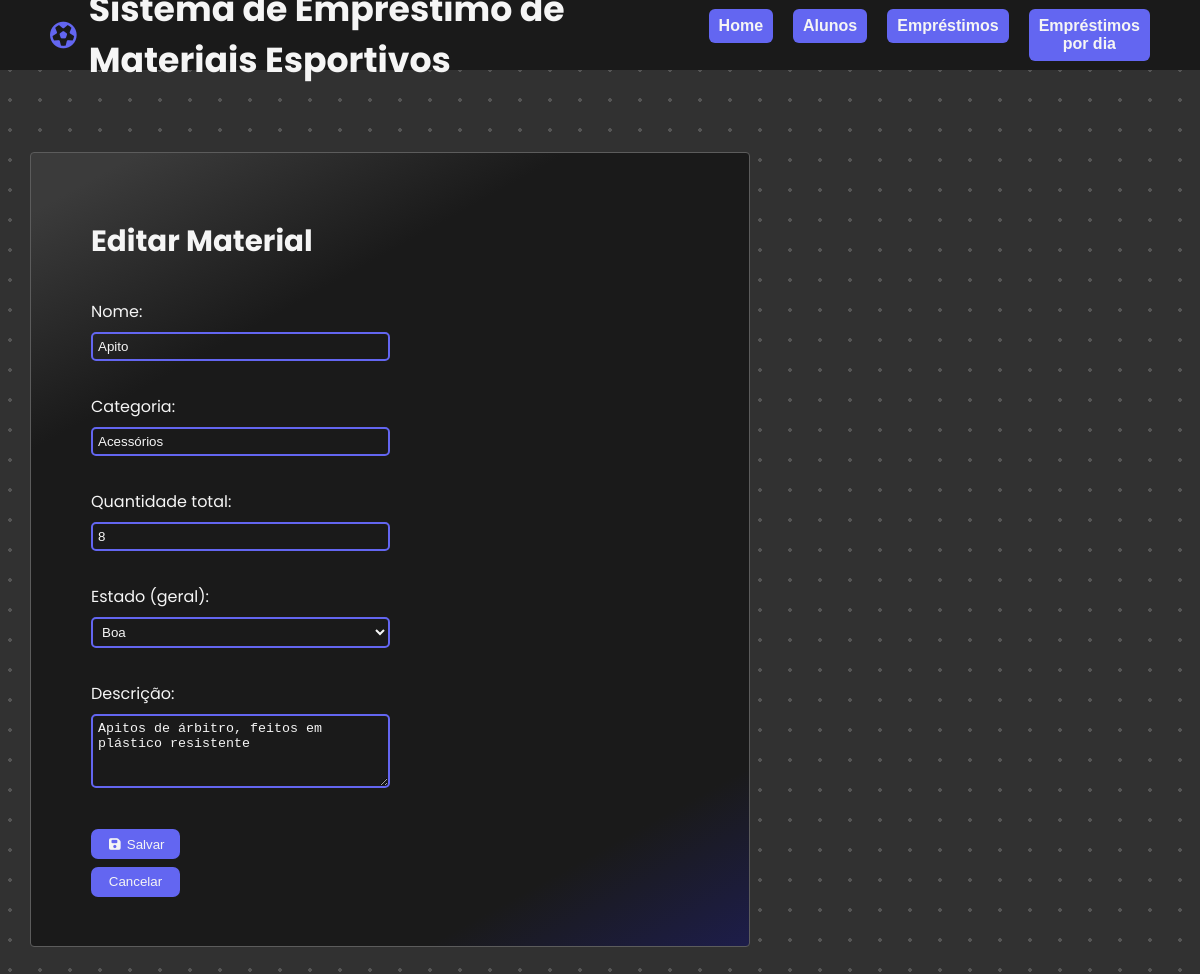
The page /public/index.php?entidade=material&acao=editar&id=6 on the database its author committed.
### tables this page shows
CREATE TABLE Material (
  id_material INT PRIMARY KEY AUTO_INCREMENT,
  nome VARCHAR(100),
  categoria VARCHAR(50),
  quantidade_total INT,
  quantidade_disp INT,
  estado VARCHAR(20),
  descricao varchar(200)
);

### config/db.php (called while the page is built, shortened)
<?php
function getPDO() {
  $host = '127.0.0.1';
  $db   = 'reservamateriais';
  $user = 'root';
  $pass = '';
  $dsn  = "mysql:host=$host;dbname=$db;charset=utf8";
  try {
    $pdo = new PDO($dsn, $user, $pass);
    $pdo->setAttribute(PDO::ATTR_ERRMODE, PDO::ERRMODE_EXCEPTION);
    $pdo->setAttribute(PDO::ATTR_DEFAULT_FETCH_MODE, PDO::FETCH_ASSOC);
    return $pdo;
  } catch (PDOException $e) {
    die('Erro de conexão: ' . $e->getMessage());
  }
}
function h($s) {
  return htmlspecialchars($s ?? '', ENT_QUOTES, 'UTF-8');
}

### src/dao/materialDAO.php (called while the page is built, shortened)
<?php
require_once __DIR__ . '/../../config/db.php';
class MaterialDAO {
  private $pdo;
  public function __construct() { $this->pdo = getPDO(); }
  public function buscarPorId($id) {
    $stmt = $this->pdo->prepare("SELECT id_material, nome, categoria, quantidade_total, quantidade_disp, estado, descricao
                                 FROM Material WHERE id_material = ?");
    $stmt->execute(array($id));
    return $stmt->fetch();
  }
}

### src/controller/material_editar.php (the view, shortened to what this page needs)
<!DOCTYPE html>
<html lang="pt-br">
<head>
    <link rel="stylesheet" href="assets/style.css">
    <link rel="stylesheet" href="https://cdnjs.cloudflare.com/ajax/libs/font-awesome/7.0.1/css/all.min.css"
 />
</head>
<body>
    <header>
        <div>
            <i class="fa-regular fa-futbol"></i>
            <h1>Sistema de Empréstimo de Materiais Esportivos</h1>
        </div>
        <div>
           <a href="?entidade=home&acao=index"><button type="button">Home</button></a>
            <a href="?entidade=aluno&acao=listar"><button type="button">Alunos</button></a>
            <a href="?entidade=emprestimo&acao=listar"><button type="button">Empréstimos</button></a>
            <a href="?entidade=emprestimo&acao=por_dia"><button type="button">Empréstimos por dia</button></a>
        </div>
    </header>
    <section id="corpo">
        <main>
            <?php
            require_once __DIR__ . '/../dao/MaterialDAO.php';
            $dao = new MaterialDAO();
            $id = isset($_GET['id']) ? $_GET['id'] : '';
            $material = $dao->buscarPorId($id);
            echo '<h2>Editar Material</h2>';
            echo '<form method="post">';
            echo 'Nome: <input type="text" name="nome" value="' . h($material['nome']) . '"><br>';
            echo 'Categoria: <input type="text" name="categoria" value="' . h($material['categoria']) . '"><br>';
            echo 'Quantidade total: <input type="number" name="quantidade_total" min="0" value="' . h($material['quantidade_total']) . '"><br>';
            $selNovo = $material['estado'] === 'Novo' ? ' selected' : '';
            $selBoa = $material['estado'] === 'Boa' ? ' selected' : '';
            $selRuim = $material['estado'] === 'Ruim' ? ' selected' : '';
            $selQueb = $material['estado'] === 'Quebrado' ? ' selected' : '';
            echo 'Estado (geral): <select name="estado">'
                . '<option value="Novo"' . $selNovo . '>Novo</option>'
                . '<option value="Boa"' . $selBoa . '>Boa</option>'
                . '<option value="Ruim"' . $selRuim . '>Ruim</option>'
                . '<option value="Quebrado"' . $selQueb . '>Quebrado</option>'
                . '</select><br>';
            echo 'Descrição:<br><textarea name="descricao" rows="4" cols="50">' . h($material['descricao'] ?? '') . '</textarea><br>';
            echo '<button type="submit"><i class="fa-solid fa-floppy-disk"></i> Salvar</button> ';
            echo '<a href="?entidade=material&acao=listar"><button type="button" class="formButton">Cancelar</button></a>';
            echo '</form>';
            ?>
        </main>
    </section>
</body>
</html>

### public/assets/style.css (style rules this page uses)
* { margin: 0; padding: 0; box-sizing: border-box; }
button { cursor: pointer; }
body { font-family: Arial, sans-serif; font-family: "Poppins", sans-serif; height: 100vh; width: 100vw; color: whitesmoke; background-color: #313131; background-image: radial-gradient(rgba(255, 255, 255, 0.171) 2px, transparent 0); background-size: 30px 30px; background-position: -5px -5px }
header { background-color: #1a1a1a; display: flex; align-items: center; height: 70px; width: 100%; justify-content: space-between; }
header>* { margin: 0 50px; }
header div:first-child { display: flex; align-items: center; gap: 12px; }
header div:last-child { display: flex; gap: 20px; }
h1 { font-size: 26pt; font-weight: 700; }
header i { font-size: 20pt; font-weight: 700; color: #6366F1; }
button[type="button"]:not(.formButton) { font-size: 12pt; font-weight: bold; color: whitesmoke; background-color: #6366F1; border: none; border-radius: 6px; padding: 8px 10px; cursor: pointer; }
#corpo { height: calc(100% - 70px); width: 100%; display: flex; justify-content: center; align-items: center; }
main { background: #3b3b3b; background: linear-gradient(151deg, rgba(59, 59, 59, 1) 5%, rgba(26, 26, 26, 1) 25%, rgba(26, 26, 26, 1) 85%, rgba(29, 29, 74, 1) 100%); border: 1px solid #5c5c5c; border-radius: 4px; height: auto; max-height: 75%; overflow-y: scroll; width: 60%; padding: 30px 60px; margin: 0 420px 100px 0; }
main>* { margin: 36px 0; }
h2 { font-size: 22pt; }
form { display: flex; flex-direction: column; gap: 8px; }
form input, form select, textarea { width: 50%; padding: 5px; border: 2px solid rgba(99, 102, 241, 1) ; border-radius: 5px; color: whitesmoke; background-color: #00000000; }
select option { background-color: #1a1a1a; }
form button { background-color: #6366F1; color: whitesmoke; border: none; border-radius: 7px; width: 12ch; height: 4ch; }

### rows shown on the page
material: nome "Apito", categoria "Acessórios", quantidade_total "8", descricao "Apitos de árbitro, feitos em plástico resistente"
